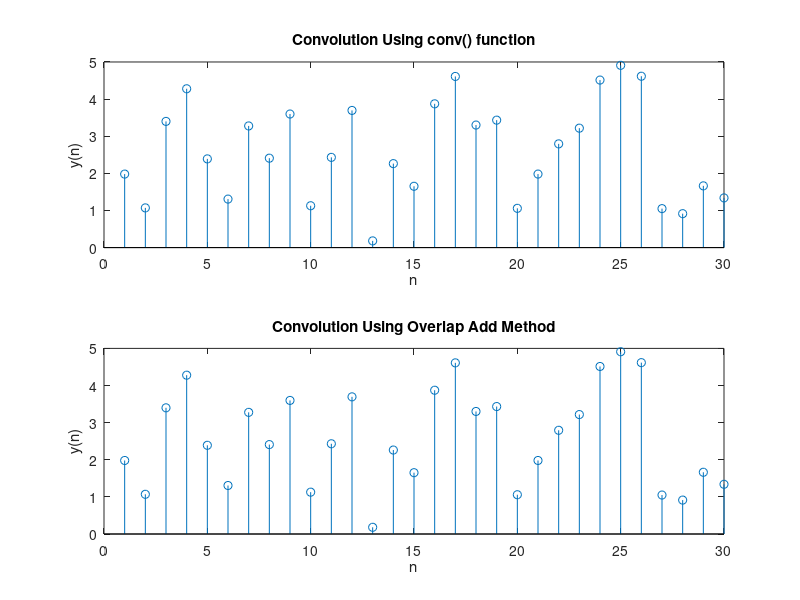

This chart was generated by the following MATLAB code:
% Name : Shubham Maurya (1404039)
% Overlap Add method for Linear Convolution

close All
clear All
clc
x=rand(1,30);		% Random 30 Numbers
h=input('h=');
L=input('L=');
N1=length(x);
M=length(h);
lc=conv(x,h);
x=[x zeros(1,mod(-N1,L))];
N2=length(x);
h=[h zeros(1,L-1)];
H=fft(h,L+M-1);
S=N2/L;
index=1:L;
X=[zeros(M-1)];
for stage=1:S
    xm=[x(index) zeros(1,M-1)];		% Selecting sequence to process
    X1=fft(xm,L+M-1);
    Y=X1.*H;
    Y=ifft(Y);
    Z=X((length(X)-M+2):length(X))+Y(1:M-1);	%Samples Added in every stage
    X=[X(1:(stage-1)*L) Z Y(M:M+L-1)];
    index=stage*L+1:(stage+1)*L;
end
i=1:N1+M-1;
X=X(i);
similarity=corrcoef(X,lc)		% Similarity b/w Inbuilt and Calculated one
figure()
subplot(2,1,1)
stem(lc);
title('Convolution Using conv() function')
xlabel('n');
ylabel('y(n)');
subplot(2,1,2)
stem(X);
title('Convolution Using Overlap Add Method')
xlabel('n');
ylabel('y(n)');
